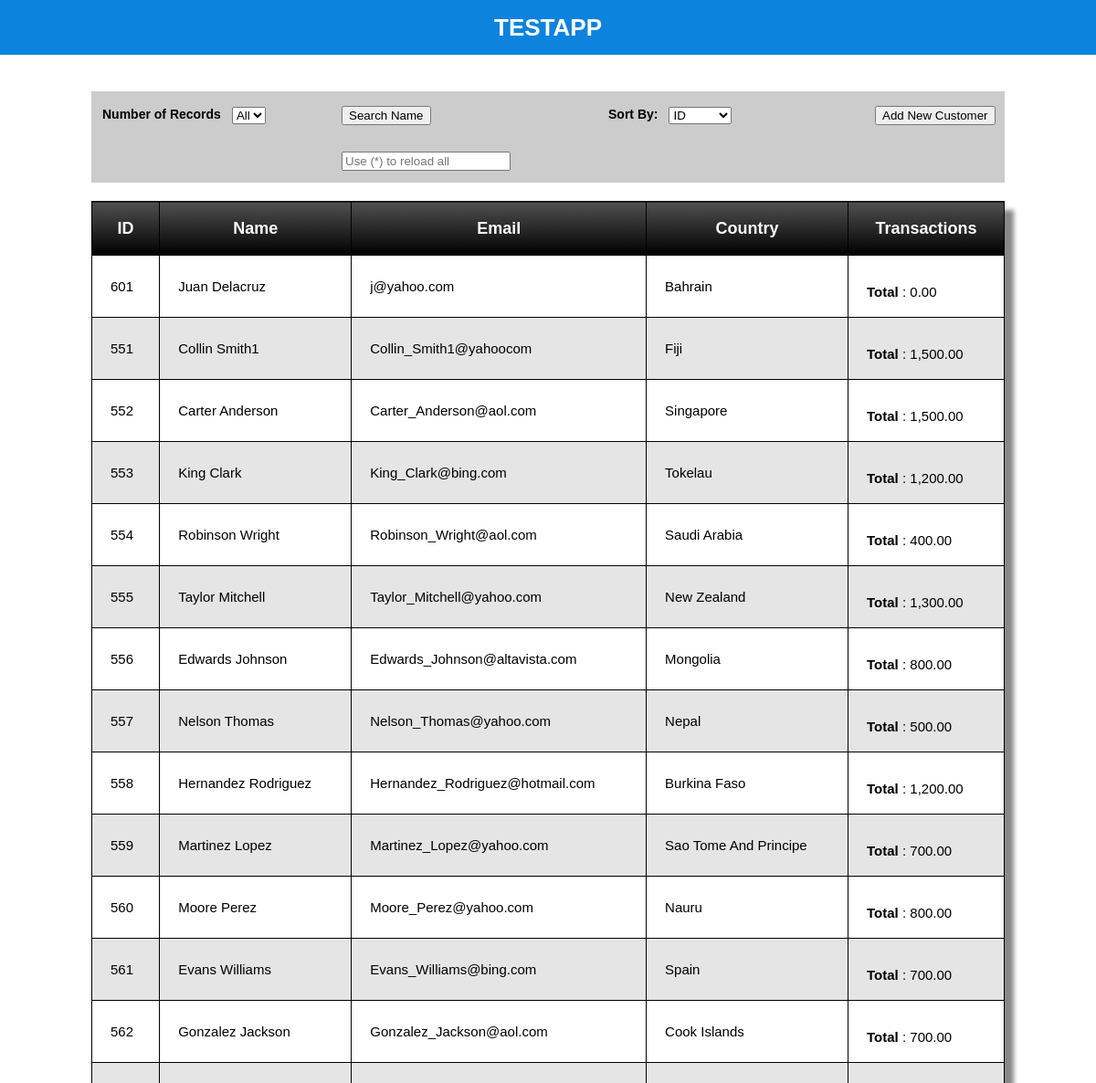
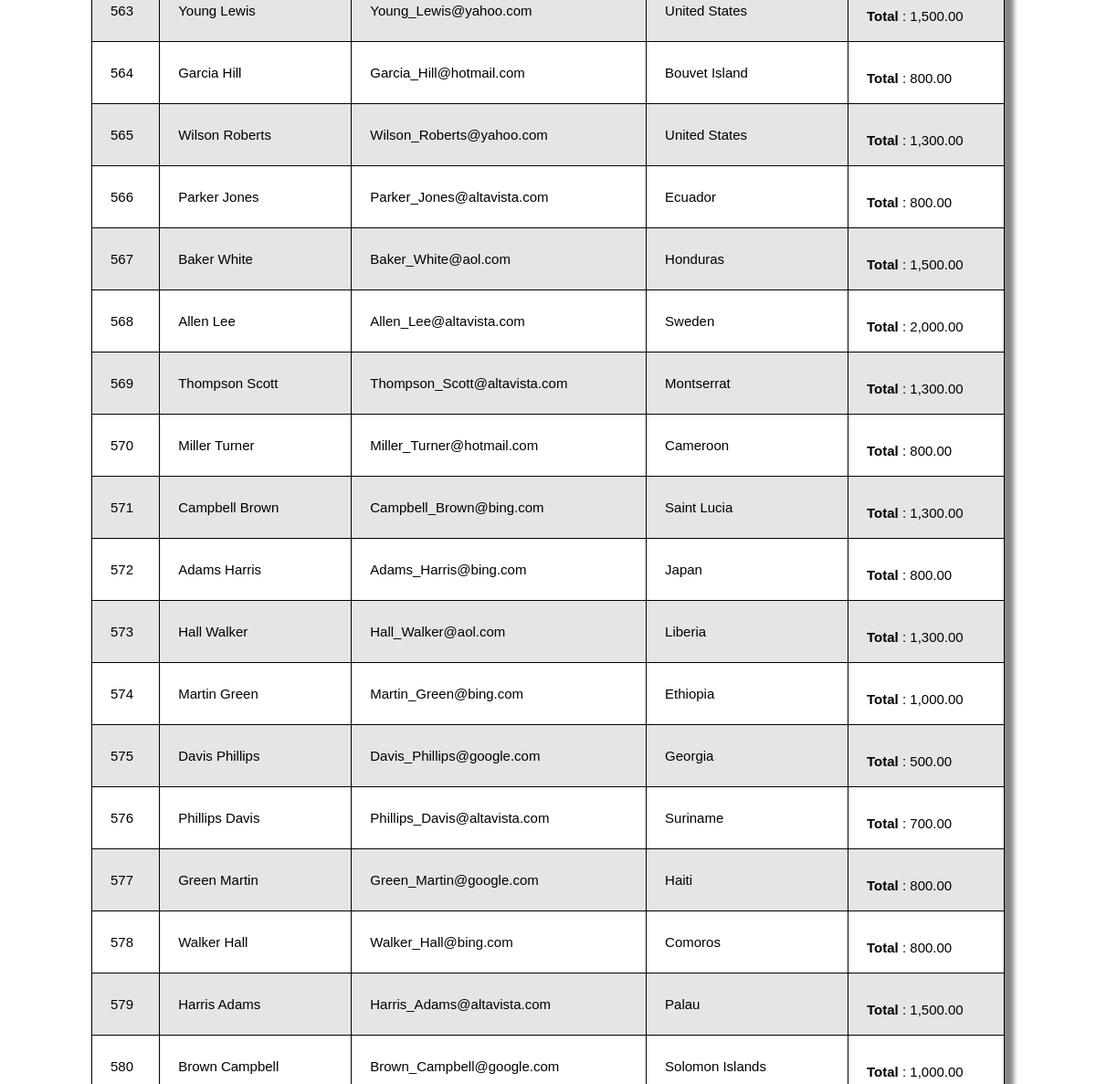
Before: / (upper part) with the older database file (2 pictures, top to bottom).
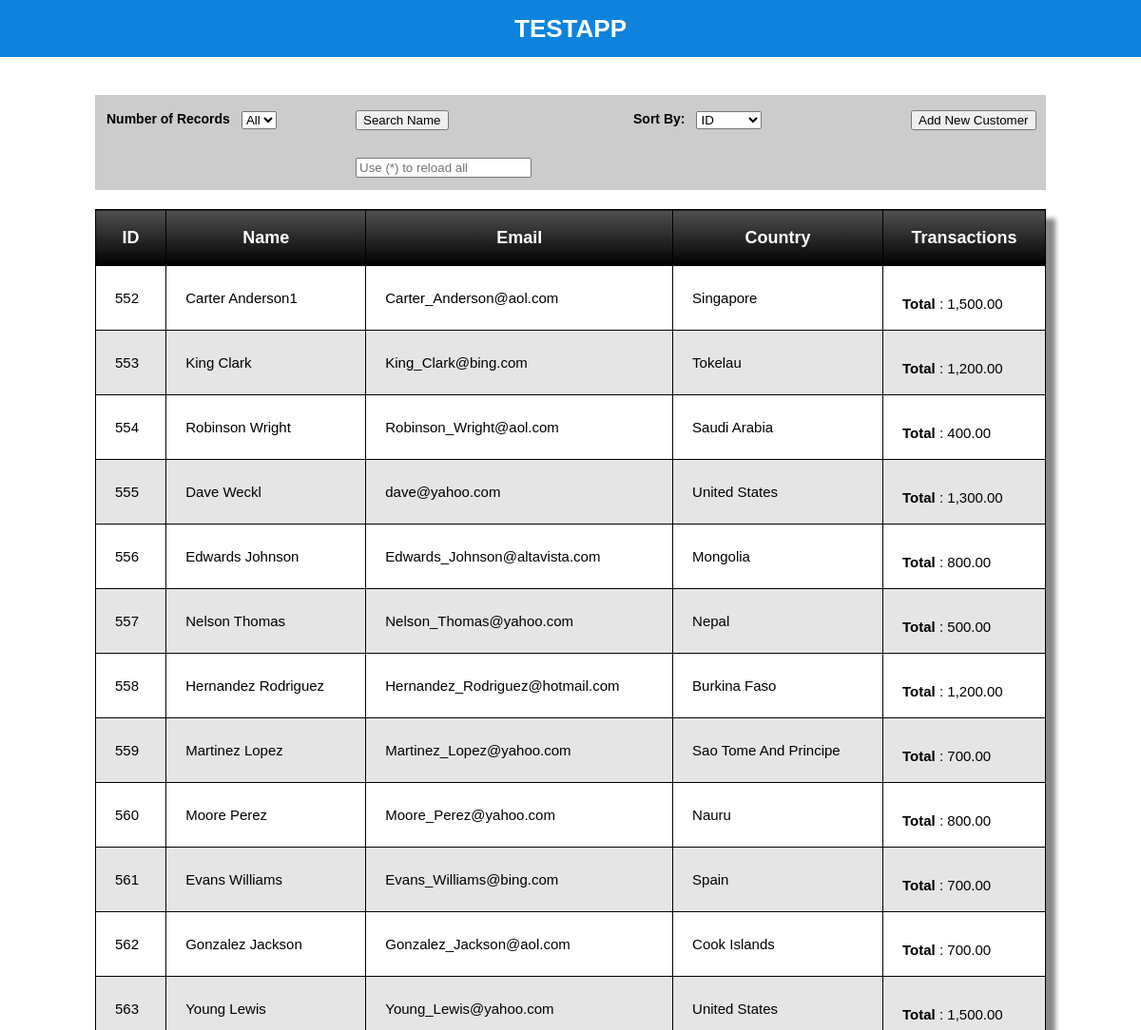
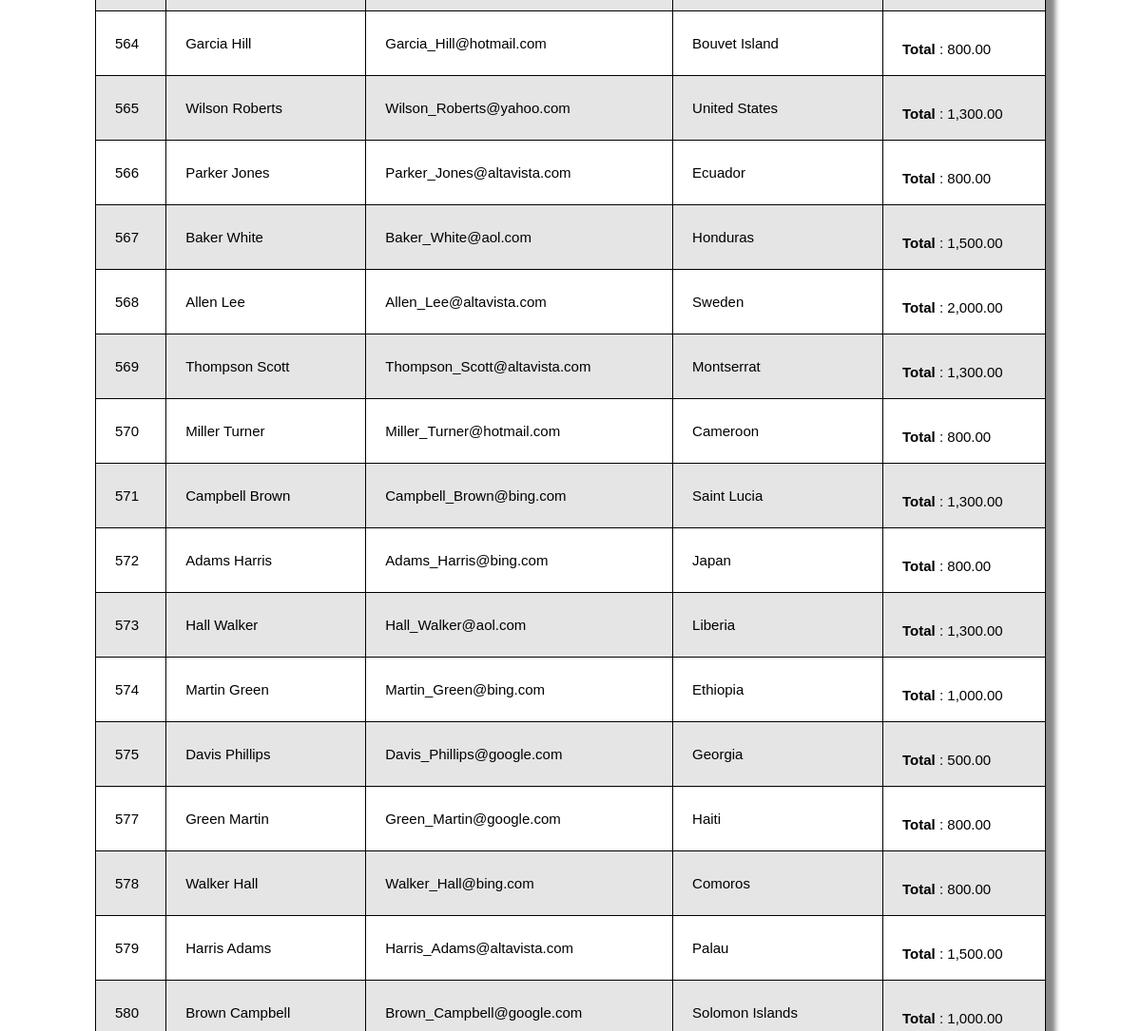
After: the same page with the newer database file (2 pictures, top to bottom).
### tables this page shows
CREATE TABLE `customers` (
  `customer_id` int(20) NOT NULL AUTO_INCREMENT,
  `customer_name` varchar(255) NOT NULL,
  `customer_email` varchar(255) NOT NULL,
  `customer_country` varchar(255) NOT NULL,
  PRIMARY KEY (`customer_id`)
);

### objects/object_utilities.php (called while the page is built, shortened)
<?php
class utility{
    public static function get_base(){
        if(isset($_SERVER['HTTPS'])){
            $protocol = ($_SERVER['HTTPS'] && $_SERVER['HTTPS'] != "off") ? "https" : "http";
        }
        else{
            $protocol = 'http';
        }
        $host = $protocol . "://" . $_SERVER['HTTP_HOST'] ;
        $url = strtok($_SERVER["REQUEST_URI"],'?');
        $url = trim($url,"/");
        if(strpos($url,"/") > -1){
            $u = array("");
            $u = explode("/",$url);
            $base = $host ."/". $u[0];
        } else {
            $base = $host ."/". $url;
        }
        return $base;
    }
}
?>

### objects/object_db.php (called while the page is built, shortened)
<?php
class db{
    public static $host = "localhost";
    public static $user = "test";
    public static $pass = "test";
    public static $db = "testapp";
    public static function connect() {
       $connection = new mysqli( self::$host, self::$user, self::$pass, self::$db );
       return $connection;
    }
     public static function execute_query( $q = NULL, $return = false ){
        $connection = self::connect();
        $query = mysqli_prepare($connection,$q["stmt"]);
        if(mysqli_stmt_execute($query)){
            if($return === false){
                mysqli_close($connection);
                return true;
            }
            else{
                $result = array();
                $meta = $query->result_metadata();
                while ($field = $meta->fetch_field()) {
                                $params[] = &$row[$field->name];
                }
                call_user_func_array(array($query, 'bind_result'), $params);
                while ($query->fetch()) {
                                $temp = array();
                                foreach($row as $key => $val) {
                                                $temp[$key] = $val;
                                }
                                $result[] = $temp;
                }
                return $result;
            }
        } else {
            mysqli_close($connection);
            return false;
        }
    }
}
?>

### objects/object_country.php (called while the page is built, shortened)
<?php
class country{
	public static function get_country($iso_code = NULL)
	{
                if(!is_null($iso_code)){
                    return $countries[$iso_code];
                } else {
                    return $countries;
                }
	}
}
?>

### views/main_table.php (the view, shortened to what this page needs)
<?php
$cust = $data["customers"];
echo "<table id='main_table'>
         <tr>
            <td>ID</td>
            <td>Name</td>
            <td>Email</td>
            <td>Country</td>
            <td>Transactions</td>
        </tr>" . PHP_EOL;
foreach($cust as $val){
        echo "<tr>
                 <td class='c_id'>".$val["customer_id"]."</td>
                 <td><span class='c_name'>"
                      .$val["customer_name"].
                     "</span><br>
                     <div class='actions'>
                         <a href='javascript:;' class='transactions'>View</a>&nbsp;
                         <a href='javascript:;' class='edit'>Edit</a>&nbsp;
                         <a class='delete' href='javascript:;'>Delete</a>
                     </div>
                 </td>
                 <td class='c_email'>".$val["customer_email"]."</td>
                 <td><input type='hidden' class='c_country' value='".$val["customer_country"]."'>".country::get_country($val["customer_country"])."</td>
                 <td>
                    <p style='padding-top:12px;'><b>Total</b> : ".number_format($val["total"], 2, '.', ',')."</p>
                 </td>
             </tr>";
}
echo  "</table>";
?>

### index.php (shortened to what this page needs)
<?php
if(preg_match('/(?i)msie [1-7]/',$_SERVER['HTTP_USER_AGENT'])){
    echo "<h3 style='color:white; font-family:arial; float:left; margin:20px'>Sorry for the inconvinience but it is highly recommended to use IE 8 and up for viewing this site.<br>Your current browser does not support the latest standards in IE.<br>Please upgrade your IE or use this suggested browsers:<br>Firefox, Chrome, Opera, and Safari.<br>Thank You and God Bless.<br><br> - Anwar ( website owner and creator )</h3>";
} else {
    display_screen::start();
}
?>

### controller/control_viewer.php (shortened to what this page needs)
<?php
class display_screen{
    protected static $clean_url = array( "add_customer",
                                         "delete_customer",
                                         "update_customer",
                                         "paginate",
                                         "search_customer",
                                         "view_transactions",
                                         "sort_by",
                                         "send_email");
    public static function start(){
        if($type = self::check_url()){
            self::$type();
        } else {
            self::display_main();
        }
    }
    protected static function check_url(){
        $file_loc = utility::get_base();
        if(isset($_GET["url"]) && !empty($_GET["url"]) ){
            $url = trim($_GET["url"]);
            if(strpos($url,"/") > -1){
               header("Location:$file_loc");
               exit();
            } else {
                if(in_array($url,self::$clean_url) && (!empty($_POST["args"]))){
                    return $url;
                } else {
                    header("Location:$file_loc");
                    exit();
                }
            }
        } else {
            return false;
        }
    }
    protected static function display_main(){
        $query = array('stmt' => "SELECT cust.*, SUM(p.transactions_amount) as total
                                  FROM customers cust
                                  LEFT JOIN transactions p
                                  ON p.transactions_customer_id = cust.customer_id
                                  GROUP BY p.transactions_customer_id",
                       'bind' => '',
                       'fields' => '');
        $data["customers"] = db::execute_query($query,true);
        self::add_screen("main_screen",$data);
    }
    protected static function add_screen($screen_name = NULL, $data){
        require_once $screen_name . ".php";
    }
}
?>

### views/header.php (shortened to what this page needs)
<!DOCTYPE html>
<html>
    <head>
        <link rel="stylesheet" type="text/css" href="styles/reset.css" media="screen" />
        <link rel="stylesheet" type="text/css" href="styles/large.css" media="screen and (min-width:1010px)" />
        <link rel="stylesheet" type="text/css" href="styles/medium.css" media="screen and (min-width:820px) and (max-width:1009px)" />
        <link rel="stylesheet" type="text/css" href="styles/mobile.css" media="screen and (max-width:819px)" />
    </head>
    <body>
    <div id="header">
        TESTAPP
    </div>

### views/main_screen.php (shortened to what this page needs)
<?php
require_once 'header.php';
?>
<div id="container">
    <div id="filter">
        <div class="filter_inner">
            <h1>
                Number of Records
            </h1>
            <p>
                <select id="show_rec">
                    <option value="all">All</option>
                </select>
            </p>
        </div>
        <div class="filter_inner">
            <h1>
                <input id="search_btn" type="button" value="Search Name">
            </h1>
            <p>
                <input type="text" id="search" class="input" placeholder='Use (*) to reload all'>
            </p>
        </div>
        <div class="filter_inner">
            <h1>
                Sort By:
            </h1>
            <p>
                <select id="sort_by">
                    <option value="customer_id">ID</option>
                </select>
            </p>
        </div>
        <div class="filter_inner">
            <h1>
                <input id="add_btn" type="button" value="Add New Customer">
            </h1>
        </div>
    </div>
<div id="main_content">
<?php require_once 'main_table.php' ?>
</div>
</div>
<?php
require_once 'footer.php';
?>

### styles/large.css (style rules this page uses)
#container { width:1000px; margin:20px auto; }

### styles/medium.css (style rules this page uses)
#container { width:100%; margin:20px auto; }
.filter_inner { float:left !important; width:100% !important; margin-left:12px; clear:both; }
.filter_inner h1, .filter_inner p { float:left; width:40%; }
.filter_inner h1 { text-align:right; }
.filter_inner select { width:200px; }
.filter_inner .input { width:195px; }
.filter_inner h1 { font-size:14px; margin-right:12px; }

### styles/mobile.css (style rules this page uses)
#container { width:100%; margin:20px auto; }
.filter_inner { float:left !important; width:100% !important; margin-left:12px; clear:both; }
.filter_inner h1, .filter_inner p { float:left; width:40%; }
.filter_inner h1 { text-align:right; }
.filter_inner select { width:200px; }
.filter_inner .input { width:195px; }
.filter_inner h1 { font-size:14px; margin-right:12px; }

Changed rows visible on the page:
removed customers: customer_id "601", customer_name "Juan Delacruz", customer_email "j@yahoo.com", customer_country "Bahrain", total "0.00"
removed customers: customer_id "551", customer_name "Collin Smith1", customer_email "Collin_Smith1@yahoocom", customer_country "Fiji", total "1,500.00"
removed customers: customer_id "576", customer_name "Phillips Davis", customer_email "Phillips_Davis@altavista.com", customer_country "Suriname", total "700.00"
changed customers "Carter_Anderson@aol.com": customer_name "Carter Anderson" → "Carter Anderson1"
changed customers id 555: customer_name "Taylor Mitchell" → "Dave Weckl"; customer_email "Taylor_Mitchell@yahoo.com" → "dave@yahoo.com"; customer_country "New Zealand" → "United States"
